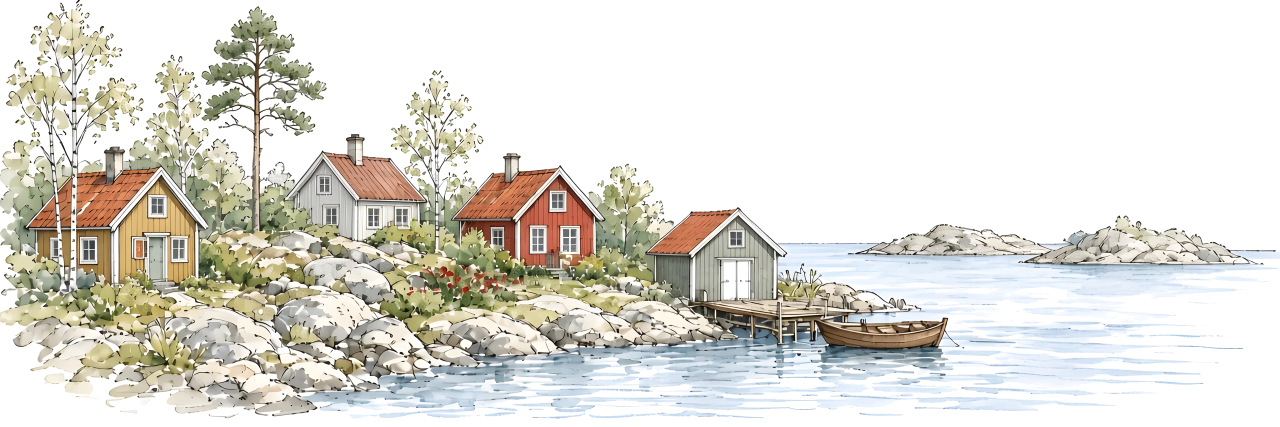
#> input picture src/images/illustrations/watercolour-village-mixed.webp, 2560 x 853 px (shown at 1/2 size)
$ python footer-boat-sprite.py
#> lines starting #> are read from the running program, lines starting #| are printed output that depends on the picture; after the words box and inside, x2 and y2 are one past the last pixel; in counts of white or black regions, pixels touching at a corner belong together
"""Cut the rowing boat out of the footer village so it can bob.

Reads watercolour-village-mixed.webp and produces:
  - village-boat.webp: the hull (posts, waterline shadow) as an alpha
    sprite, cut along a hand-traced polygon whose edges only cross open
    water — no colour segmentation, so the pale interior planks stay solid
    and the shore rocks behind the gunwale stay out.
  - watercolour-village-boatless.webp: the same village with open water
    cloned over the hull, so the animated sprite is the only boat. The
    mooring rope stays in the base, anchoring the bobbing boat visually.

The footer overlays the sprite at the boat's original position (percent
coordinates) and animates it with a slow moored-boat sway.

Usage: python3 scripts/footer-boat-sprite.py
"""

from pathlib import Path

import numpy as np
from PIL import Image, ImageDraw, ImageFilter

ROOT = Path(__file__).resolve().parent.parent
ILLUSTRATIONS = ROOT / "src" / "images" / "illustrations"
SOURCE = ILLUSTRATIONS / "watercolour-village-mixed.webp"

# Hull outline in source pixels (2560x853), traced on a grid overlay:
# bow tip, oarlock posts, stern post, stern, keel, waterline shadow.
HULL = [
    (1628, 668),
    (1642, 646),
    (1714, 627),
    (1736, 627),
    (1800, 638),
    (1872, 628),
    (1894, 628),
    (1902, 656),
    (1896, 682),
    (1840, 700),
    (1760, 705),
    (1690, 696),
    (1648, 682),
]

# Clone offset for the water patch: open water this many px to the right of
# the hull, same rows, similar ripple density.
CLONE_DX = 380


def polygon_mask(size: tuple[int, int], points: list[tuple[int, int]], blur: float) -> np.ndarray:
    mask = Image.new("L", size, 0)
    ImageDraw.Draw(mask).polygon(points, fill=255)
    return np.array(mask.filter(ImageFilter.GaussianBlur(blur)))


def main() -> None:
    village = Image.open(SOURCE).convert("RGBA")
#> village is the input picture: PIL image 2560x853 RGBA; mean R, G, B, A 80.5, 79, 72.5, 99.2
    art = np.array(village)
    w, h = village.size
#> w = 2560; h = 853

    xs = [p[0] for p in HULL]
    ys = [p[1] for p in HULL]
    pad = 8
    bx0, bx1 = min(xs) - pad, max(xs) + pad
    by0, by1 = min(ys) - pad, max(ys) + pad

    # --- Sprite: hull cut on a feathered polygon --------------------------
    soft = polygon_mask((w, h), HULL, blur=2.0)
#> in polygon_mask, `mask = Image.new("L", size, 0)`: mask: PIL image 2560x853 L; every value is 0
#> in polygon_mask, `ImageDraw.Draw(mask).polygon(points, fill=255)`:
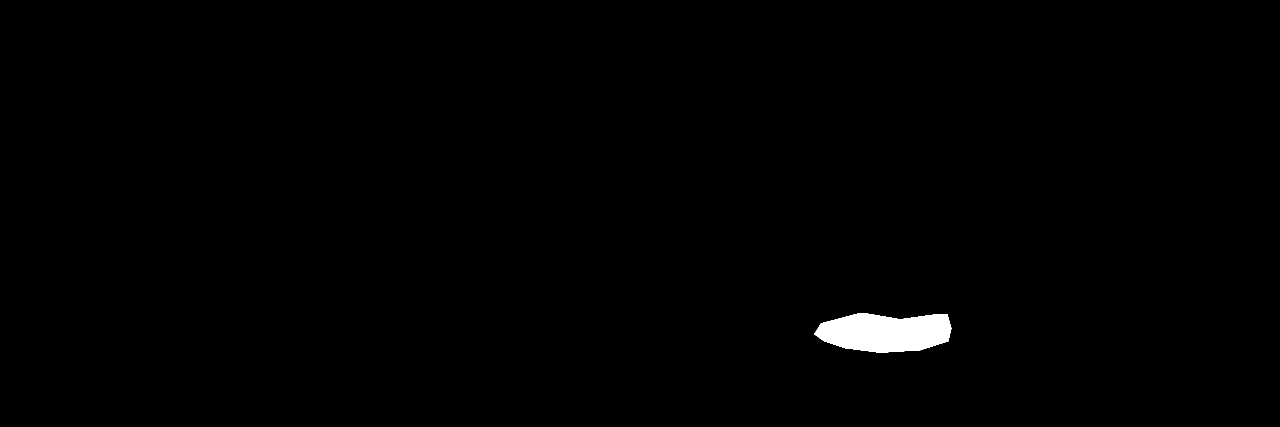
#> mask: PIL image 2560x853 L (shown at 1/2 size); 0.76% white; 1 white region, box (x1, y1, x2, y2) and area: (1628, 627, 1903, 706) 16666
    sprite = art[by0:by1, bx0:bx1].copy()
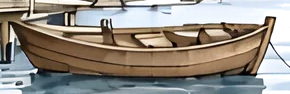
#> sprite: shape (94, 290, 4); mean R, G, B, A 132.7, 128.1, 121.7, 219.7; transparent parts drawn white
    sprite[..., 3] = np.minimum(sprite[..., 3], soft[by0:by1, bx0:bx1])
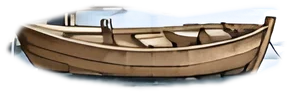
#> sprite: shape (94, 290, 4); mean R, G, B, A 132.7, 128.1, 121.7, 142.3; transparent parts drawn white
    Image.fromarray(sprite).save(ILLUSTRATIONS / "village-boat.webp", lossless=True)

    # --- Boatless base: clone water over the hull -------------------------
    # Wider feather so the cloned ripples melt into the originals.
    blend = (polygon_mask((w, h), HULL, blur=5.0)[by0:by1, bx0:bx1] / 255.0)[..., None]
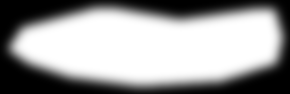
#> blend: shape (94, 290, 1) float64; min 0, max 1, mean 0.611
    patch = art[by0:by1, bx0 + CLONE_DX : bx1 + CLONE_DX].astype(float)
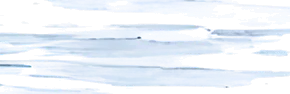
#> patch: shape (94, 290, 4) float64; mean R, G, B, A 117.2, 132.2, 153.5, 90.2; transparent parts drawn white
    base_box = art[by0:by1, bx0:bx1].astype(float)
    art[by0:by1, bx0:bx1] = (patch * blend + base_box * (1.0 - blend)).astype(np.uint8)
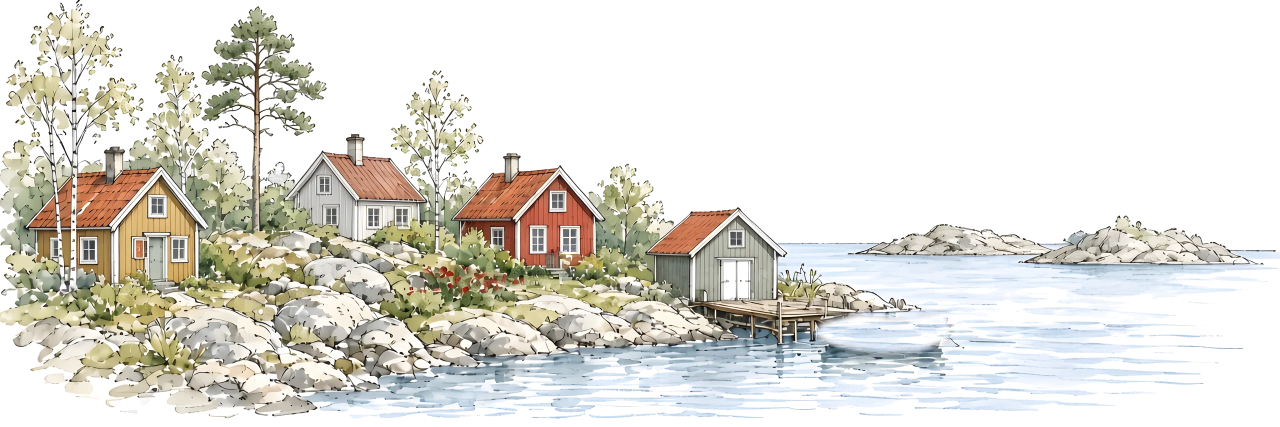
#> art: shape (853, 2560, 4) (shown at 1/2 size); 1.11% of pixels changed, all inside (x1, y1, x2, y2) = (1620, 619, 1910, 713); transparent parts drawn white
    # Lossy like the source (a lossless 2560px webp would be megabytes).
    Image.fromarray(art).save(ILLUSTRATIONS / "watercolour-village-boatless.webp", quality=90)

    print(f"sprite: {bx1 - bx0}x{by1 - by0} at ({bx0},{by0}) -> village-boat.webp")
    print("base -> watercolour-village-boatless.webp")
    print("css: left", f"{bx0 / w * 100:.3f}%", "top", f"{by0 / h * 100:.3f}%", "width", f"{(bx1 - bx0) / w * 100:.3f}%")
#| css: left 63.281% top 72.567% width 11.328%


if __name__ == "__main__":
    main()
